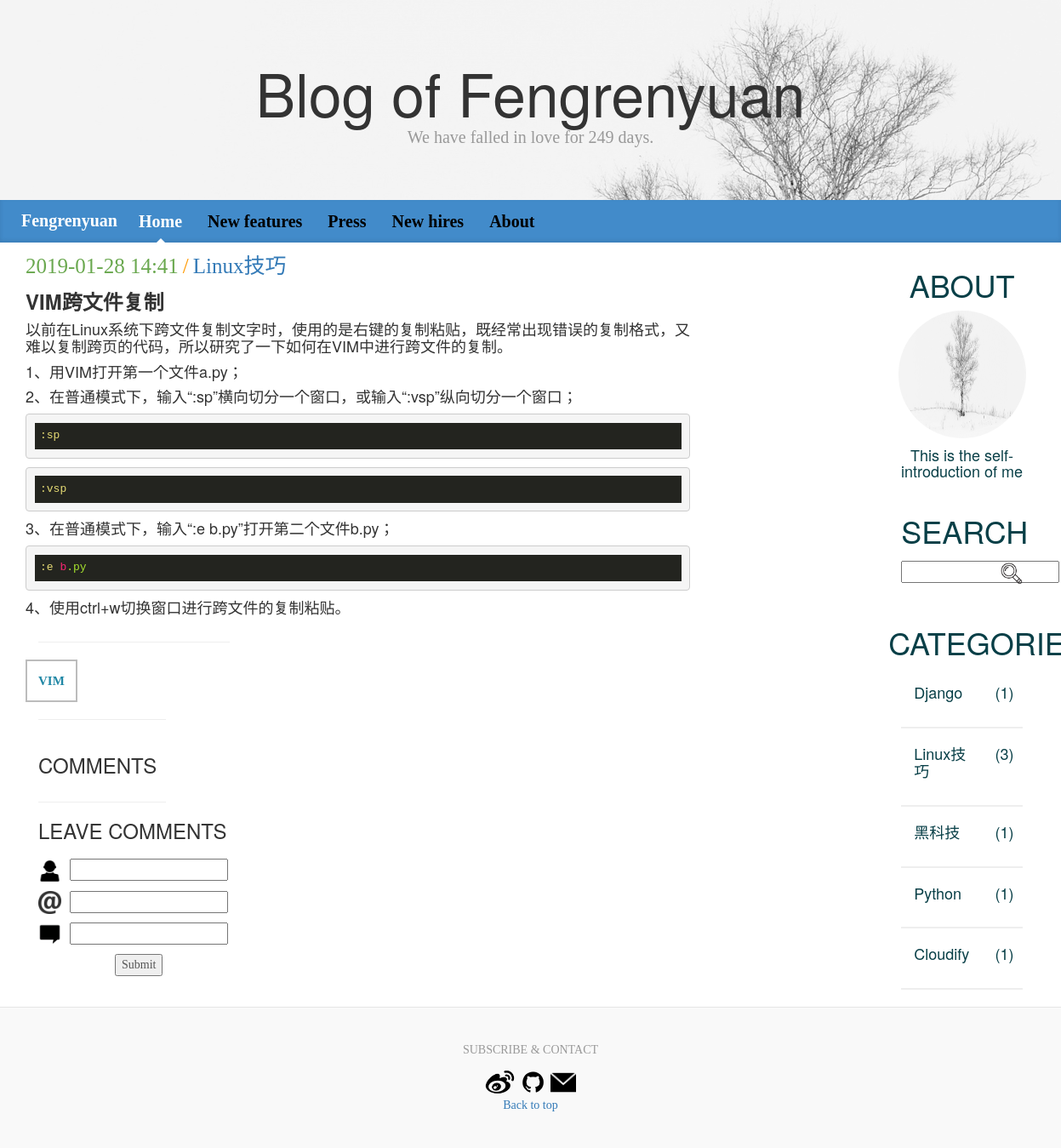
/blog/11/detail/, run on the app's committed database.
### blog/models.py (models this page shows, shortened)
class Blog(models.Model):
    title = models.CharField('Title',max_length=32)
    author = models.CharField('Author',max_length=16)
    abstract = models.TextField('Abstract')
    content = MDTextField()
    created = models.DateTimeField('Publish Time', auto_now_add=True)
    category = models.ForeignKey(Category, verbose_name='Category', on_delete=models.CASCADE)
    tags = models.ManyToManyField(Tag, verbose_name='Tags')

class Category(models.Model):
    name = models.CharField('Name',max_length=16)

class Tag(models.Model):
    name = models.CharField('Name',max_length=16)
    def __str__(self):
        return self.name

### blog/views.py (the view)
# urls.py: url(r'^blog/(\d+)/detail/$', get_detail, name='blog_get_detail'),
def get_detail(request, blog_id):
    day = get_day()
    categorys = Category.objects.annotate(num_blogs=Count('blog')).filter(num_blogs__gt=0)
    try:
        blog = Blog.objects.get(id=blog_id)
        blog.content = markdown.markdown(blog.content,extensions=[
                                        'markdown.extensions.extra',
                                        'markdown.extensions.codehilite',
                                        'markdown.extensions.toc',
                                        ])
    except Blog.DoesNotExist:
        raise Http404
    if request.method == 'GET':
        form = CommentForm()
    else:
        form = CommentForm(request.POST)
        if form.is_valid():
            cleaned_data = form.cleaned_data
            cleaned_data['blog'] = blog
            Comment.objects.create(**cleaned_data)
    ctx = {
        'categorys': categorys,
        'blog': blog,
        'comments': blog.comment_set.all().order_by('-created'),
        'form': form,
        'day': day
    }
    return render(request, 'blog-detail.html', ctx)

### blog/forms.py
class CommentForm(forms.Form):
    name = forms.CharField(label='name', max_length=16, error_messages={
        'required': 'Please fill in your name',
        'max_length': 'Name length more than 16'
    })
    email = forms.EmailField(label='email', error_messages={
        'required': 'Please fill in your email',
        'invalid': 'Error email format'
    })
    content = forms.CharField(label='content', max_length=200, error_messages={
        'required': 'Please fill in your content',
        'max_length': 'Content length more than 200'
    })

### blog/views.py (called while the page is built)
def get_day():
    now = datetime.datetime.now()
    old = datetime.datetime(2018,6,9)
    interval = now - old
    day = interval.days
    return day

### templates/blog-detail.html (shortened to what this page needs)
{% extends 'base.html' %}
{% block content %}
    <div class="blog">
        <div class="blog-description" style="margin-top:10px">
            <span class="created" style="color: #6aa84f;font-size:25px;">{{ blog.created|date:"Y-m-d H:i" }}</span>
            <span class="category" style="color: #ff9900;font-size:25px;">/</span>
            <span class="category" style="color: #ff9900;font-size:25px;"><a href="{% url 'blog_get_blog' 1 %}?cat={{ blog.category.id }}">{{ blog.category.name }}</a></span>
        </div>
        <div class="blog-main" style="margin-top:10px;font-size:25px;">
            {{ blog.content|safe }}
        </div>
    </div>
    <div class="row-fluid">
        <div class="col-md-12">
            <HR align=left width=30% size=10>
        </div>
    </div>
    <div class="row-fluid">
        {% for tag in blog.tags.all %}
            <div class="col-md-1 tag text-center">
                <a href="{% url 'blog_get_blog' 1 %}?tag={{ tag.id }}">{{ tag }}</a>
            </div>
        {% endfor %}
    </div>
    <div class="row-fluid">
        <div class="col-md-12">
            <HR align=left width=20% size=10>
        </div>
    </div>
    <div class="row-fluid">
        <div class="col-md-12" style="padding-top: 20px;">
            <h3>COMMENTS</h3>
        </div>
        <div class="col-md-12">
            <HR align=left width=20% size=10>
        </div>
        <div class="col-md-12">
                <h3>LEAVE COMMENTS</h3>
                <form aciton="{% url 'blog_get_detail' blog.id %}" method="post">
                    {% for field in form %}
                        <div class="input-filed" style="padding-top: 10px;">
                            {% if forloop.counter == 1 %}
                                <span style="margin-right:10px;"><img src="/static/bootstrap/icon/user_name.png" width="27" height="27"></span>{{ field }}
                            {% endif %}
                            {% if forloop.counter == 2 %}
                                <span style="margin-right:10px;"><img src="/static/bootstrap/icon/user_email.png" width="27" height="27"></span>{{ field }}
                            {% endif %}
                            {% if forloop.counter == 3 %}
                                <span style="margin-right:10px;"><img src="/static/bootstrap/icon/user_comment.png" width="27" height="27"></span>{{ field }}
                            {% endif %}
                        </div>
                    {% endfor %}
                    <button type="submit" style="margin-top:10px; margin-bottom:10px; margin-left:90px;">Submit</button>
                </form>
        </div>
    </div>
{% endblock %}

### templates/base.html (shortened to what this page needs)
<!DOCTYPE html>
<html lang="en">
  <head>
    <link href="/static/bootstrap/css/bootstrap.css" rel="stylesheet">
    <link href="/static/bootstrap/css/sublime.css" rel="stylesheet">
    <link href="/static/bootstrap/css/blog.css" rel="stylesheet">
  </head>
  <body>
    <div class="container-fluid" style="background-image:url('/static/bootstrap/image/back.png');">
      <div class="blog-header text-center">
        <br/>
        <h1 class="blog-title">Blog of Fengrenyuan</h1>
        <p class="lead blog-description">We have falled in love for {{ day }} days.</p>
        <br/>
      </div>
    </div>
    <div class="blog-masthead">
      <div class="container-fluid">
        <nav class="blog-nav">
            <div class="navbar-header">
                <a class="blog-nav-item" style="color:white;" href="{% url 'blog_get_blogs' 1 %}">Fengrenyuan</a>
            </div>
            <div>
                <ul class="nav navbar-nav">
                    <li><a class="blog-nav-item active" href="#">Home</a></li>
                    <li><a class="blog-nav-item" href="#">New features</a></li>
                    <li><a class="blog-nav-item" href="#">Press</a></li>
                    <li><a class="blog-nav-item" href="#">New hires</a></li>
                    <li><a class="blog-nav-item" href="#">About</a></li>
                </ul>
            </div>
        </nav>
      </div>
    </div>
    <div class="container-fluid">
        <div class="row-fluid">
            <div class="col-md-8">
                {% block content %}
                {% endblock %}
            </div>
           <div class="col-md-2">
           </div>
           <div class="col-md-2">
               <div class="row-fluid">
                   <div class="blog-title text-center">
                       <h1 style="color:#083F47">ABOUT</h1>
                       <img class="img-circle image-responsive" src="/static/bootstrap/image/back.png" alt="portrait" width="150" height="150" />
                       <div class="text-center" style="margin-top:10px;">
                           <h4 style="color:#083F47">This is the self-introduction of me</h4>
                       </div>
                   </div>
               </div>
               <div class="row-fluid">
                   <div class="blog-title text-center col-md-12" style="margin-bottom: 5px;">
                       <h1 style="color:#083F47">SEARCH</h1>
                   </div>
               </div>
               <div class="row-fluid">
                   <div class="text-center">
                       <form action="{% url 'blog_search_blog' 1 %}" method="get">
                           <div class="col-md-8"><input type="text" name="search" /></div>
                           <div class="col-md-4"><input type="image" src="/static/bootstrap/icon/search.png" width="30" height="30" /></div>
                       </form>
                   </div>
               </div>
               <div class="row-fluid">
                   <div class="col-md-12">
                   </div>
               </div>
               <div class="row-fluid">
                   <div class="blog-title">
                       <div class="text-center">
                           <h1 style="padding-bottom:20px;color:#083F47;">CATEGORIES</h1>
                       </div>
                       {% for category in categorys %}
                           <div class="col-md-12">
                           <a href="{% url 'blog_get_blog' 1 %}?cat={{ category.id }}">
                               <div class="col-md-8 text-left">
                                   <h4 style="color:#083F47">{{ category.name }}</h4>
                               </div>
                               <div class="col-md-4 text-right">
                                   <h4 style="color:#083F47">({{ category.num_blogs }})</h4>
                               </div>
                           </a>
                           </div>
                           <div class="col-md-12">
                               <HR style="border-width:2px;" />
                           </div>
                       {% endfor %}
                   </div>
               </div>
           </div>
        </div>
    </div>
    <footer class="blog-footer">
      <div class="text-center">
        <p>SUBSCRIBE & CONTACT</p>
        <a href="https://weibo.com/727007383?is_all=1" target="view_window"><img src="/static/bootstrap/icon/sina.png" width="35" height="35" /></a>
        <a href="https://github.com/fengrenyuan?tab=repositories" target="view_window"><img src="/static/bootstrap/icon/github.png" width="35" height="35" /></a>
        <a href="mailto:727007383@qq.com" target="view_window"><img src="/static/bootstrap/icon/mail.png" width="30" height="30" /></a>
      </div>
      <p>
        <a href="#">Back to top</a>
      </p>
    </footer>
  </body>
</html>

### data on the page
Blog: created "2019-01-28 14:41", category.name "Linux技巧", content "VIM跨文件复制 以前在Linux系统下跨文件复制文字时，使用的是右键的复制粘贴，既经常出现错误的复制格式，又难以复制跨页的代码，所以研究了一下如何在VIM中进行跨文件的复制。 1、用VIM打开第一个文件a.py； 2、在普通模式下，输入“:sp”横向切分一个窗口，或输入“:vsp”纵向切分一个窗口； 3、在普通模式下，输入“:e b.py”打开第二个文件b.py； 4、使用ctrl+w切换窗口进行跨文件的复制粘贴。"
Tag: name "VIM"
Category: name "Django", num_blogs "1"
Category: name "Linux技巧", num_blogs "3"
Category: name "黑科技", num_blogs "1"
Category: name "Python", num_blogs "1"
Category: name "Cloudify", num_blogs "1"

### other printed values
{{ day }} "249"
